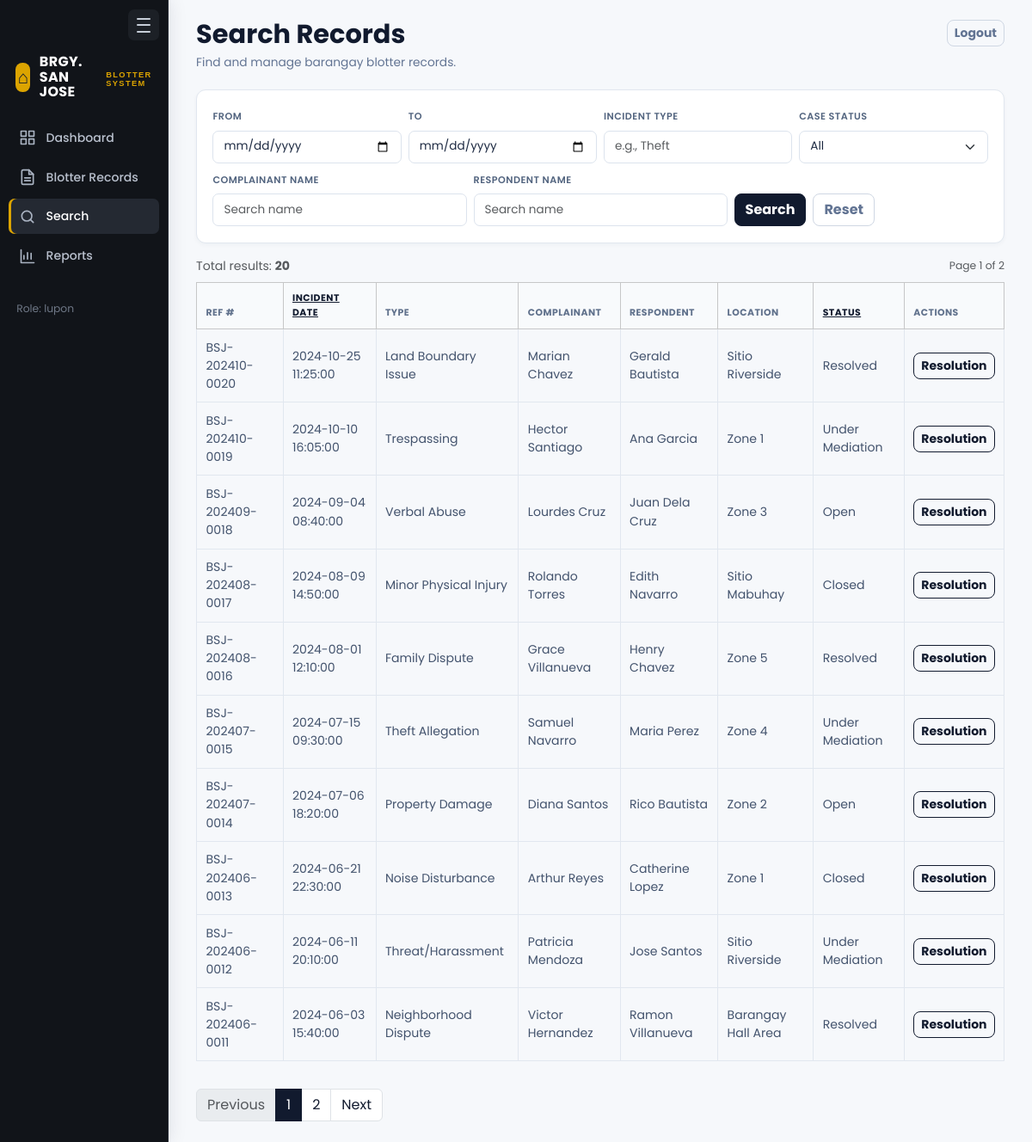
/?route=search (signed in), run on the app's committed database.
### tables this page shows
CREATE TABLE blotter_records (
  id INT AUTO_INCREMENT PRIMARY KEY,
  reference_number VARCHAR(30) NOT NULL UNIQUE,
  complainant_name VARCHAR(120) NOT NULL,
  respondent_name VARCHAR(120) NOT NULL,
  incident_type VARCHAR(80) NOT NULL,
  incident_date DATE NOT NULL,
  incident_time TIME NOT NULL,
  location VARCHAR(120) NOT NULL,
  narrative TEXT NOT NULL,
  case_status ENUM('Open','Under Mediation','Resolved','Closed') NOT NULL DEFAULT 'Open',
  created_by INT NULL,
  created_at TIMESTAMP NOT NULL DEFAULT CURRENT_TIMESTAMP,
  updated_at TIMESTAMP NULL DEFAULT NULL,

  CONSTRAINT fk_blotter_created_by
    FOREIGN KEY (created_by) REFERENCES users(id)
    ON DELETE SET NULL
    ON UPDATE CASCADE
);

### public/index.php (called while the page is built, shortened)
<?php
require_once __DIR__ . '/../includes/auth.php';
$route = $_GET['route'] ?? 'dashboard';
$route = trim((string)$route, '/');
$map = [
  'login' => __DIR__ . '/../modules/users/login.php',
  'logout' => __DIR__ . '/../modules/users/logout.php',
  'users' => __DIR__ . '/../modules/users/users.php',
  'dashboard' => __DIR__ . '/../modules/analytics/dashboard.php',
  'blotter_create' => __DIR__ . '/../modules/blotter/blotter_create.php',
  'blotter_update' => __DIR__ . '/../modules/blotter/blotter_update.php',
  'blotter_delete' => __DIR__ . '/../modules/blotter/blotter_delete.php',
  'search' => __DIR__ . '/../modules/search/search.php',
  'analytics_json' => __DIR__ . '/../modules/analytics/analytics_json.php',
  'reports' => __DIR__ . '/../modules/reports/reports.php',
  'export_pdf' => __DIR__ . '/../modules/reports/export_pdf.php',
  'export_excel' => __DIR__ . '/../modules/reports/export_excel.php',
  'resolution_create' => __DIR__ . '/../modules/blotter/resolution_create.php',
  'resolution_update' => __DIR__ . '/../modules/blotter/resolution_update.php',
];
$target = $map[$route] ?? null;
require $target;

### includes/auth.php (called while the page is built, shortened)
<?php
function current_user(): ?array
{
  return $_SESSION['user'] ?? null;
}

### modules/search/search.php (the view, shortened to what this page needs)
<?php
require_once __DIR__ . '/../../includes/auth.php';
$pdo = db();
$pageSize = 10;
$page = max(1, (int)($_GET['page'] ?? 1));
$sortBy = (string)($_GET['sortBy'] ?? 'incident_date');
$sortDir = strtolower((string)($_GET['sortDir'] ?? 'desc'));
$from = trim((string)($_GET['from'] ?? ''));
$to = trim((string)($_GET['to'] ?? ''));
$type = trim((string)($_GET['incident_type'] ?? ''));
$complainant = trim((string)($_GET['complainant_name'] ?? ''));
$respondent = trim((string)($_GET['respondent_name'] ?? ''));
$status = trim((string)($_GET['case_status'] ?? ''));
$where = [];
$params = [];
$whereSql = $where ? ('WHERE ' . implode(' AND ', $where)) : '';
$countSql = "SELECT COUNT(*) AS c FROM blotter_records $whereSql";
$countStmt = $pdo->prepare($countSql);
$countStmt->execute($params);
$total = (int)$countStmt->fetch()['c'];
$totalPages = max(1, (int)ceil($total / $pageSize));
$page = min($page, $totalPages);
$offset = ($page - 1) * $pageSize;
$sql = "SELECT id, reference_number, complainant_name, respondent_name, incident_type, incident_date, incident_time, location, case_status, updated_at
        FROM blotter_records
        $whereSql
        ORDER BY $sortBy $sortDir
        LIMIT :limit OFFSET :offset";
$stmt = $pdo->prepare($sql);
$stmt->bindValue(':limit', $pageSize, PDO::PARAM_INT);
$stmt->bindValue(':offset', $offset, PDO::PARAM_INT);
$stmt->execute();
$rows = $stmt->fetchAll();
function sort_link(string $col, string $label, string $currentSortBy, string $currentSortDir): string {
  $dir = 'asc';
  $params = $_GET;
  $params['sortBy'] = $col;
  $params['sortDir'] = $dir;
  return '<a href="?' . htmlspecialchars(http_build_query($params)) . '">' . htmlspecialchars($label) . '</a>';
}
?>
<!doctype html>
<html lang="en">
<head>
  <link href="https://cdn.jsdelivr.net/npm/bootstrap@5.3.3/dist/css/bootstrap.min.css" rel="stylesheet">
  <link href="assets/app.css" rel="stylesheet">
</head>
<body>
<div class="d-flex app-shell">
  <aside class="bg-dark text-white p-3 app-sidebar">
    <div class="app-brand">BRGY. SAN JOSE<small>BLOTTER SYSTEM</small></div>
    <nav class="nav flex-column gap-1">
      <a class="nav-link text-white" href="?route=dashboard">Dashboard</a>
      <a class="nav-link text-white" href="?route=blotter_create">Blotter Records</a>
      <a class="nav-link text-white active" href="?route=search">Search</a>
      <a class="nav-link text-white" href="?route=reports">Reports</a>
    </nav>
    <div class="mt-3 small opacity-75">Role: <?php echo htmlspecialchars((string)current_user()['role']); ?></div>
  </aside>
  <main class="flex-grow-1 p-4 app-main">
    <div class="d-flex align-items-start justify-content-between page-header">
      <div><h1 class="page-heading">Search Records</h1><p class="page-subtitle">Find and manage barangay blotter records.</p></div>
      <a href="?route=logout" class="btn btn-sm btn-outline-dark">Logout</a>
    </div>
    <div class="card shadow-sm mb-3">
      <div class="card-body">
        <form method="get" class="row g-2" id="searchForm">
          <div class="col-md-3">
            <label class="form-label">From</label>
            <input type="date" class="form-control" name="from" value="<?php echo htmlspecialchars($from); ?>">
          </div>
          <div class="col-md-3">
            <label class="form-label">To</label>
            <input type="date" class="form-control" name="to" value="<?php echo htmlspecialchars($to); ?>">
          </div>
          <div class="col-md-3">
            <label class="form-label">Incident Type</label>
            <input type="text" class="form-control" name="incident_type" placeholder="e.g., Theft" value="<?php echo htmlspecialchars($type); ?>">
          </div>
          <div class="col-md-3">
            <label class="form-label">Case Status</label>
            <select class="form-select" name="case_status">
              <option value="">All</option>
            </select>
          </div>
          <div class="col-md-4">
            <label class="form-label">Complainant Name</label>
            <input type="text" class="form-control" name="complainant_name" value="<?php echo htmlspecialchars($complainant); ?>" placeholder="Search name">
          </div>
          <div class="col-md-4">
            <label class="form-label">Respondent Name</label>
            <input type="text" class="form-control" name="respondent_name" value="<?php echo htmlspecialchars($respondent); ?>" placeholder="Search name">
          </div>
          <div class="col-md-4 d-flex align-items-end gap-2">
            <button class="btn btn-primary" type="submit">Search</button>
            <a class="btn btn-outline-secondary" href="?route=search">Reset</a>
          </div>
        </form>
      </div>
    </div>
    <div class="d-flex align-items-center justify-content-between mb-2">
      <div class="text-muted">Total results: <b><?php echo $total; ?></b></div>
      <div class="text-muted small">Page <?php echo $page; ?> of <?php echo $totalPages; ?></div>
    </div>
    <div class="table-responsive">
      <table class="table table-sm table-bordered align-middle">
        <thead class="table-light">
          <tr>
            <th>Ref #</th>
            <th><?php echo sort_link('incident_date','Incident Date',$sortBy,$sortDir); ?></th>
            <th>Type</th>
            <th>Complainant</th>
            <th>Respondent</th>
            <th>Location</th>
            <th><?php echo sort_link('case_status','Status',$sortBy,$sortDir); ?></th>
            <th>Actions</th>
          </tr>
        </thead>
        <tbody>
          <?php foreach ($rows as $r): ?>
            <tr>
              <td><?php echo htmlspecialchars((string)$r['reference_number']); ?></td>
              <td><?php echo htmlspecialchars((string)$r['incident_date']); ?> <?php echo htmlspecialchars((string)$r['incident_time']); ?></td>
              <td><?php echo htmlspecialchars((string)$r['incident_type']); ?></td>
              <td><?php echo htmlspecialchars((string)$r['complainant_name']); ?></td>
              <td><?php echo htmlspecialchars((string)$r['respondent_name']); ?></td>
              <td><?php echo htmlspecialchars((string)$r['location']); ?></td>
              <td><?php echo htmlspecialchars((string)$r['case_status']); ?></td>
              <td>
                <div class="d-flex gap-2">
                  <a class="btn btn-sm btn-outline-primary" href="?route=resolution_update&blotter_id=<?php echo (int)$r['id']; ?>">Resolution</a>
                </div>
              </td>
            </tr>
          <?php endforeach; ?>
        </tbody>
      </table>
    </div>
    <nav class="mt-3">
      <ul class="pagination mb-0">
        <?php
          $buildPageLink = function(int $p) use ($pageSize, $sortBy, $sortDir, $from, $to, $type, $complainant, $respondent, $status) {
            $params = [
              'route' => 'search',
              'page' => $p,
              'sortBy' => $sortBy,
              'sortDir' => $sortDir,
              'from' => $from,
              'to' => $to,
              'incident_type' => $type,
              'complainant_name' => $complainant,
              'respondent_name' => $respondent,
              'case_status' => $status,
            ];
            foreach ($params as $k => $v) {
              if ($v === '') unset($params[$k]);
            }
            return '?' . htmlspecialchars(http_build_query($params));
          };
        ?>
        <li class="page-item <?php echo $page <= 1 ? 'disabled' : ''; ?>">
          <a class="page-link" href="<?php echo $page <= 1 ? '#' : $buildPageLink($page-1); ?>">Previous</a>
        </li>
        <?php for ($p = 1; $p <= $totalPages; $p++): ?>
          <?php if ($p === 1 || $p === $totalPages || abs($p - $page) <= 2): ?>
            <li class="page-item <?php echo $p === $page ? 'active' : ''; ?>">
              <a class="page-link" href="<?php echo $buildPageLink($p); ?>"><?php echo $p; ?></a>
            </li>
          <?php elseif ($p === 2 && $page > 4): ?>
            <li class="page-item disabled"><span class="page-link">...</span></li>
          <?php elseif ($p === $totalPages-1 && $page < $totalPages-3): ?>
            <li class="page-item disabled"><span class="page-link">...</span></li>
          <?php endif; ?>
        <?php endfor; ?>
        <li class="page-item <?php echo $page >= $totalPages ? 'disabled' : ''; ?>">
          <a class="page-link" href="<?php echo $page >= $totalPages ? '#' : $buildPageLink($page+1); ?>">Next</a>
        </li>
      </ul>
    </nav>
  </main>
</div>
</body>
</html>

### public/assets/app.css (style rules this page uses)
:root { --navy: #111a2e; --navy-2: #1d2a44; --gold: #dca400; --gold-soft: #fff4cf; --slate: #627493; --ink: #1e2b43; --canvas: #f6f8fb; --border: #e1e7ef; }
* { box-sizing: border-box; }
body { min-height: 100vh; color: var(--ink); background: var(--canvas); font-family: 'Poppins', Arial, sans-serif; font-size: .88rem; }
.app-shell { min-height: 100vh; }
.app-sidebar { width: 250px !important; min-height: 100vh; padding: .7rem .65rem 1rem !important; background: #111419 !important; border-right: 1px solid #252a33; box-shadow: 4px 0 18px rgba(17,26,46,.08); transition: width .22s ease, padding .22s ease; }
.app-brand { display: flex; align-items: center; gap: .65rem; margin: 1rem .5rem 1.5rem; color: #fff; font: 700 1rem/1.1 'Poppins', Arial, sans-serif; letter-spacing: .02em; }
.app-brand::before { display: grid; width: 34px; height: 34px; place-items: center; content: '⌂'; color: var(--navy); background: var(--gold); border-radius: 8px; font: 700 1.3rem Arial; }
.app-brand small { display: block; margin-top: .28rem; color: var(--gold); font: 700 .58rem Arial, sans-serif; letter-spacing: .15em; }
.app-sidebar .nav { gap: .3rem !important; }
.app-sidebar .nav::before { display: none; }
.app-sidebar .nav-link { display: flex; align-items: center; gap: .75rem; padding: .62rem .7rem; color: #b9c0cd !important; border-radius: 7px; font-weight: 500; transition: background .15s, color .15s; }
.app-sidebar .nav-link::before { display: block; flex: 0 0 20px; width: 20px; height: 20px; content: ''; color: #aab3c2; background-color: currentColor; }
.app-sidebar .nav-link:hover, .app-sidebar .nav-link.active { color: #fff !important; background: #242932; }
.app-sidebar .nav-link.active { box-shadow: inset 3px 0 0 var(--gold); }
.app-sidebar .small { margin: 2rem .55rem 0 !important; color: #8e99ab !important; }
.app-main { min-width: 0; padding: 1.45rem 2rem !important; }
.page-heading { margin: 0; color: var(--navy); font: 700 clamp(1.45rem, 3vw, 1.9rem)/1.15 'Poppins', Arial, sans-serif; }
.page-subtitle { margin: .3rem 0 0; color: var(--slate); font-size: .86rem; }
.page-header { margin-bottom: 1.3rem !important; }
.btn { border-radius: 8px; font-weight: 700; }
.btn-primary { background: var(--navy); border-color: var(--navy); }
.btn-outline-dark, .btn-outline-secondary { color: var(--slate); border-color: #cfd7e3; }
.btn-outline-primary { color: var(--navy); border-color: var(--navy); }
.card { border: 1px solid var(--border); border-radius: 11px; box-shadow: 0 2px 5px rgba(30,43,67,.04) !important; }
.card-body { padding: 1.15rem; }
.form-label { color: #52647f; font-size: .7rem; font-weight: 600; letter-spacing: .04em; text-transform: uppercase; }
.form-control, .form-select { min-height: 38px; border-color: #dce3ed; border-radius: 7px; color: var(--ink); font-size: .85rem; }
.table { --bs-table-bg: transparent; --bs-table-border-color: var(--border); }
.table thead th { padding: .65rem; color: #60718c; background: #f8fafc; border-bottom-width: 1px; font-size: .68rem; letter-spacing: .04em; text-transform: uppercase; }
.table td { padding: .65rem; color: #43536d; }
.table a { color: var(--navy); }
.pagination { --bs-pagination-color: var(--navy); --bs-pagination-active-bg: var(--navy); --bs-pagination-active-border-color: var(--navy); }

### data on the page
blotter_records: reference_number "BSJ-202410-0020", incident_date "2024-10-25", incident_time "11:25:00", incident_type "Land Boundary Issue", complainant_name "Marian Chavez", respondent_name "Gerald Bautista", location "Sitio Riverside", case_status "Resolved"
blotter_records: reference_number "BSJ-202410-0019", incident_date "2024-10-10", incident_time "16:05:00", incident_type "Trespassing", complainant_name "Hector Santiago", respondent_name "Ana Garcia", location "Zone 1", case_status "Under Mediation"
blotter_records: reference_number "BSJ-202409-0018", incident_date "2024-09-04", incident_time "08:40:00", incident_type "Verbal Abuse", complainant_name "Lourdes Cruz", respondent_name "Juan Dela Cruz", location "Zone 3", case_status "Open"
blotter_records: reference_number "BSJ-202408-0017", incident_date "2024-08-09", incident_time "14:50:00", incident_type "Minor Physical Injury", complainant_name "Rolando Torres", respondent_name "Edith Navarro", location "Sitio Mabuhay", case_status "Closed"
blotter_records: reference_number "BSJ-202408-0016", incident_date "2024-08-01", incident_time "12:10:00", incident_type "Family Dispute", complainant_name "Grace Villanueva", respondent_name "Henry Chavez", location "Zone 5", case_status "Resolved"
blotter_records: reference_number "BSJ-202407-0015", incident_date "2024-07-15", incident_time "09:30:00", incident_type "Theft Allegation", complainant_name "Samuel Navarro", respondent_name "Maria Perez", location "Zone 4", case_status "Under Mediation"
blotter_records: reference_number "BSJ-202407-0014", incident_date "2024-07-06", incident_time "18:20:00", incident_type "Property Damage", complainant_name "Diana Santos", respondent_name "Rico Bautista", location "Zone 2", case_status "Open"
blotter_records: reference_number "BSJ-202406-0013", incident_date "2024-06-21", incident_time "22:30:00", incident_type "Noise Disturbance", complainant_name "Arthur Reyes", respondent_name "Catherine Lopez", location "Zone 1", case_status "Closed"
blotter_records: reference_number "BSJ-202406-0012", incident_date "2024-06-11", incident_time "20:10:00", incident_type "Threat/Harassment", complainant_name "Patricia Mendoza", respondent_name "Jose Santos", location "Sitio Riverside", case_status "Under Mediation"
blotter_records: reference_number "BSJ-202406-0011", incident_date "2024-06-03", incident_time "15:40:00", incident_type "Neighborhood Dispute", complainant_name "Victor Hernandez", respondent_name "Ramon Villanueva", location "Barangay Hall Area", case_status "Resolved"

### other printed values
current_user()['role'] "lupon"
$total "20"
$page "1"
$totalPages "2"
$label "INCIDENT DATE STATUS"
